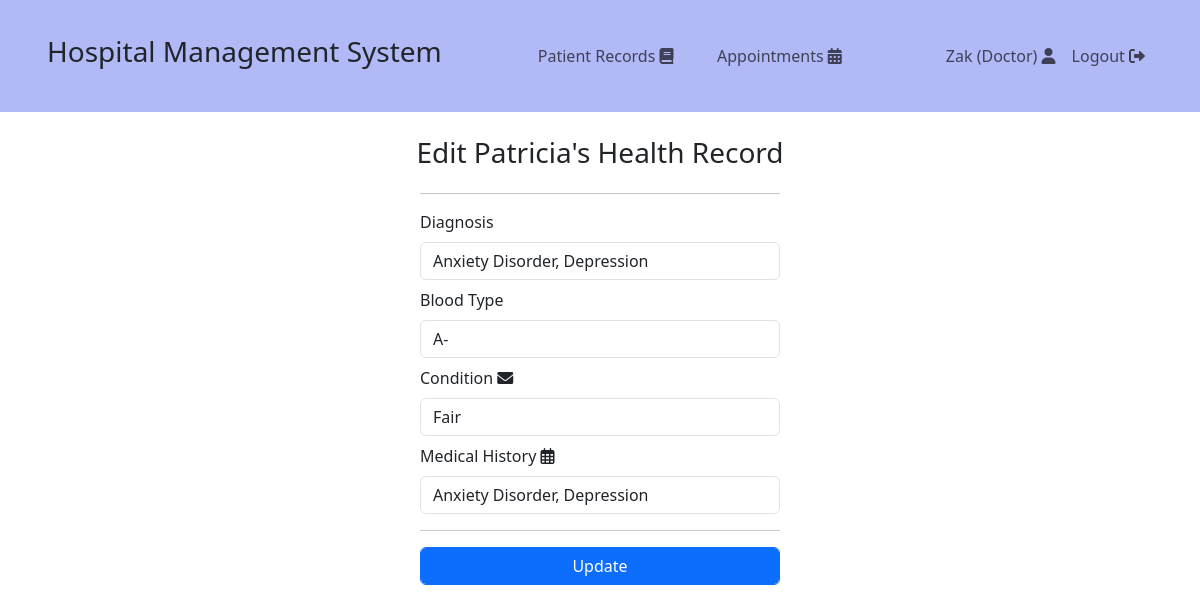
Page /updateHealthRec.php?patientID=1 (signed in) on the committed database.
### tables this page shows
CREATE TABLE "patient" (
	"patientID"	INTEGER NOT NULL,
	"firstName"	TEXT NOT NULL,
	"lastName"	TEXT NOT NULL,
	"DOB"	TEXT NOT NULL,
	"email"	TEXT NOT NULL,
	"password"	TEXT NOT NULL,
	"gender"	TEXT NOT NULL,
	PRIMARY KEY("patientID" AUTOINCREMENT)
);

CREATE TABLE "healthRecord" (
	"recordID"	INTEGER NOT NULL,
	"patientID"	INTEGER NOT NULL,
	"diagnosis"	TEXT NOT NULL,
	"bloodType"	TEXT NOT NULL,
	"condition"	TEXT NOT NULL,
	"medicalHistory"	TEXT NOT NULL,
	PRIMARY KEY("recordID"),
	FOREIGN KEY("patientID") REFERENCES "patient"("patientID")
);

### updateHealthRec.php (the view, shortened to what this page needs)
<?php
include "db_conn.php";
$patientID = $_GET["patientID"];
if(isset($_GET['patientID'])) {
    $patientID = $_GET['patientID'];
    $stmt = $db->prepare("SELECT firstName FROM patient WHERE patientID = ?");
    $stmt->bindValue(1, $patientID, SQLITE3_INTEGER);
    $result = $stmt->execute();
    if ($row = $result->fetchArray(SQLITE3_ASSOC)) {
        $firstName = $row['firstName'];
    } else {
        echo "Patient not found.";
        exit;
    }
} else {
    echo "Patient ID not provided.";
    exit;
}
?>
<!DOCTYPE html>
<html lang="en">
<head>
    <link href="https://cdn.jsdelivr.net/npm/bootstrap@5.3.2/dist/css/bootstrap.min.css" rel="stylesheet">
    <link rel="stylesheet" href="https://cdnjs.cloudflare.com/ajax/libs/font-awesome/6.0.0-beta3/css/all.min.css">
</head>
    <body>
        <?php include_once 'navbars/doctorNav.php'; ?>
        <div class="container">
    <div class="text-center mb-2 mt-4">
      <h3 id="h3">Edit <?php echo $firstName ?>'s Health Record</h3>
    </div>
    <?php
    $sql = "SELECT * FROM healthRecord WHERE patientID = $patientID LIMIT 1";
    $result = $db->query($sql);
    $row = $result->fetchArray(SQLITE3_ASSOC);
    ?>
    <div class="container d-flex justify-content-center">
        <form method="post" style="width:30vw; min-width:150px;">
        <hr>
        <div class="mb-2 text-dark">
            <label for="diagnosis" class="form-label">Diagnosis</label>
            <input type="text" class="form-control" name="diagnosis" value="<?php echo $row['diagnosis'] ?>">
        </div>
        <div class="mb-2 text-dark">
            <label for="bloodType" class="form-label">Blood Type</label>
            <input type="text" class="form-control" name="bloodType" value="<?php echo $row['bloodType'] ?>">
        </div>
        <div class="mb-2 text-dark">
            <label for="condition" class="form-label">Condition</label>
            <i class="fa-solid fa-envelope"></i>
            <input type="condition" class="form-control" name="condition" value="<?php echo $row['condition'] ?>">
        </div>
        <div class="mb-2 text-dark">
            <label for="medicalHistory" class="form-label">Medical History</label>
            <i class="fa-sharp fa-regular fa-calendar-days"></i>
            <input type="text" class="form-control" name="medicalHistory" value="<?php echo $row['medicalHistory'] ?>">
        </div>
        <hr>
            <div>
                <button type="submit" name="submit" class="btn btn-primary form-control">Update</button>
            </div>
        </div>
    </div>
    </body>
</html>

### updateHealthRec.php (style rules this page uses)
#h3 { font-weight: 100; }

### rows in the picture
patient: firstName "Patricia"
healthrecord: diagnosis "Anxiety Disorder, Depression", bloodType "A-", condition "Fair", medicalHistory "Anxiety Disorder, Depression"

### other values in the picture
$_SESSION['firstName'] "Zak"
